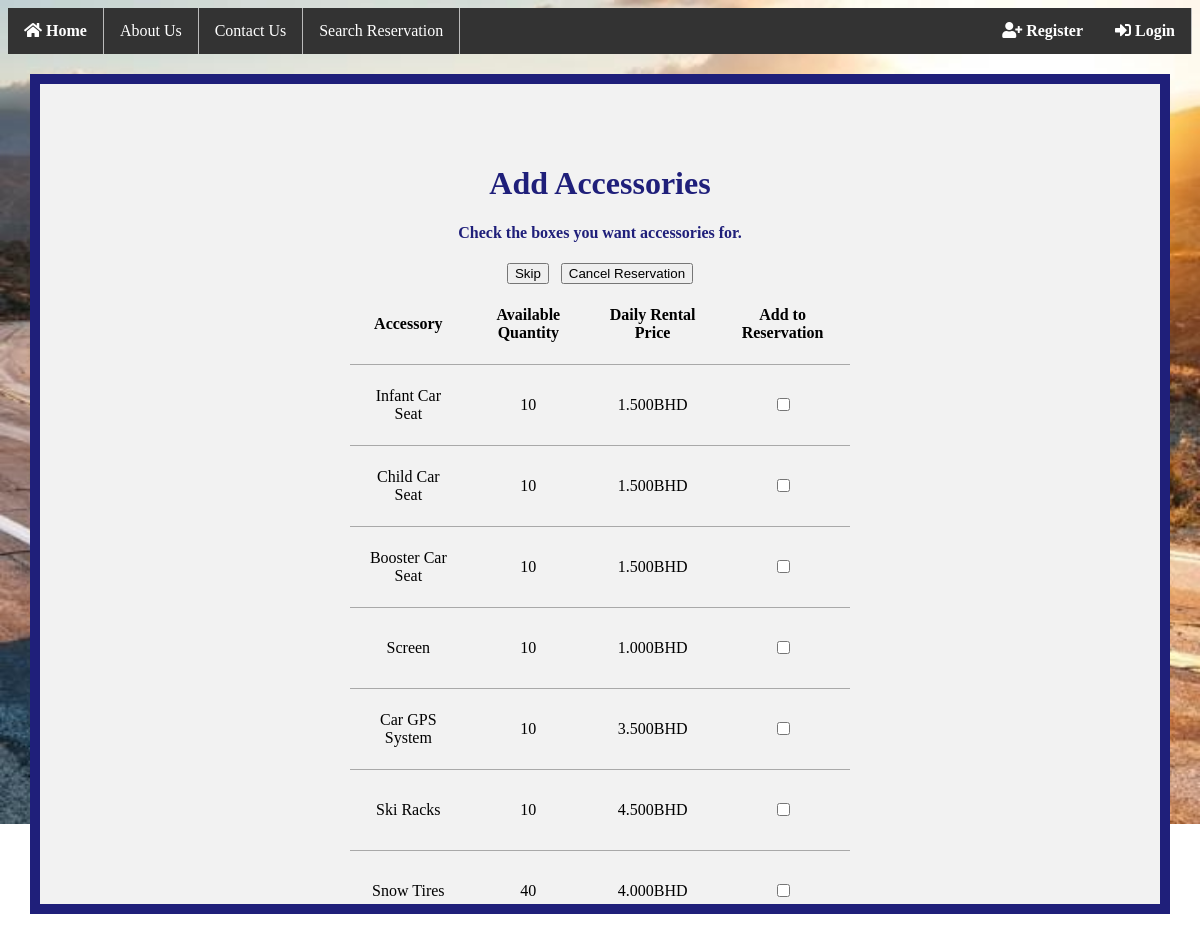
Screenshot of /accessories.php with the database file from the repository.
### tables this page shows
CREATE TABLE `accessories` (
  `id` smallint(5) UNSIGNED NOT NULL,
  `accessory` varchar(20) NOT NULL COMMENT 'e.g. child seat, GPS',
  `daily_rental_price` decimal(6,3) NOT NULL,
  `available_qty` int(11) NOT NULL,
  `reserved_qty` int(11) NOT NULL COMMENT 'quantities used in ongoing reservations',
  `total_qty` int(11) NOT NULL,
  `created_at` timestamp NOT NULL DEFAULT CURRENT_TIMESTAMP,
  `updated_at` timestamp NOT NULL DEFAULT '0000-00-00 00:00:00'
);

### Database.php (called while the page is built, shortened)
<?php
class Database
{
    public static $instance = null;
    public $dblink = null;
    public static function getInstance()
    {
        if (is_null(self::$instance)) {
            self::$instance = new Database();
        }
        return self::$instance;
    }
    public function connect()
    {
        $this->dblink = mysqli_connect(
            '10.31.40.60', '20900029', '20900029', '20900029'
        )
        or die('CAN NOT CONNECT');
    }
    public function multiFetch($sql)
    {
        $result = [];
        $counter = 0;
        if ($sql != null || $sql != '') {
            if ($res = mysqli_query($this->dblink, $sql)) {
                while ($obj = mysqli_fetch_object($res)) {
                    $result[$counter] = $obj;
                    $counter++;
                }
            } else {
                var_dump(mysqli_error($this->dblink));
            }
            return $result;
        }
    }
}

### models/Accessories.php (called while the page is built, shortened)
<?php
if ($_SERVER['DOCUMENT_ROOT'] . '/Database.php')
{
    include_once $_SERVER['DOCUMENT_ROOT'] . '/Database.php';
} else {
    include_once '../Database.php';
}
class Accesssories
{
    public function listAll()
    {
        $db = Database::getInstance();
        $data = $db->multiFetch('SELECT * FROM accessories');
        return $data;
    }
}

### accessories.php (the view, shortened to what this page needs)
<!DOCTYPE html>
<?php
include_once 'models/Accessories.php';
$accessories = new Accesssories();
$accessoriesList = $accessories->listAll();
?>
<html>
    <head>
        <link rel="stylesheet" href="css/table.css">
    </head>
    <body>
        <?php
include_once 'Header.php';
?>
    <center>
        <div id="aboutsidebar" class="overflow">
            <h1>Add Accessories</h1>
            <h4>Check the boxes you want accessories for.</h4>
            <button onclick="location.href='customerinfo.php?car_id=<?php echo $car_id; ?>'" type="button">Skip</button>
            <button onclick="location.href='index.php'" type="button">Cancel Reservation</button>
            <form action="customerinfo.php" method="POST">
            <table>
                <tr>
                    <th>Accessory</th>
                    <th>Available Quantity</th>
                    <th>Daily Rental Price</th>
                    <th>Add to Reservation</th>
                </tr>
                <tbody>
                    <?php
if (!empty($accessoriesList)) {
    for ($i = 0; $i < count($accessoriesList); $i++) {
        echo '<tr><td>' . $accessoriesList[$i]->accessory . '</td>
        <td>' . $accessoriesList[$i]->available_qty . '</td>
        <td>' . $accessoriesList[$i]->daily_rental_price . 'BHD</td>
        <td><input type="checkbox" name="accessory_list[]" value="' . $accessoriesList[$i]->id . '"></td>
        </tr>';
    }
} else {
    echo '<p class="error">There was an error with accessories.</p>';
}
?>
                </tbody>
            </table>
            <br />
            </form>
        </div>
      </center>
    </body>
</html>

### Header.php (shortened to what this page needs)
<?php
$role = $_SESSION["role"];
?>
</head>
<link rel="stylesheet" type="text/css" href="css/cars.css">
<link rel="stylesheet" href="https://use.fontawesome.com/releases/v5.0.13/css/all.css">
<body>
    <div class="layer">
    <?php
    if ($role != 0){
    echo'  <ul >
        <li><a  href="index.php"><i class="fa fa-home"> Home</i></a></li>
        <li><a href="About.php"> About Us</a></li>
        <li><a href="contactUs.php">Contact Us</a></li>
        <li style="float:right"><a href="AdminHome.php"><span class="fas fa-sign-in-alt"> Admin Dashboard</span></a></li>
       <li style="float:right"><a href="logout.php"><span class="fas fa-sign-in-alt"> Logout</span></a></li>
</ul>'  ;
    }
    else{
       echo'  <ul >
        <li><a  href="index.php"><i class="fa fa-home"> Home</i></a></li>
        <li><a href="About.php"> About Us</a></li>
        <li><a href="contactUs.php">Contact Us</a></li>
        <li><a href="searchReservation.php">Search Reservation</a></li>
       <li style="float:right"><a href="LoginPage.php"><span class="fas fa-sign-in-alt"> Login</span></a></li>
  <li style="float:right"><a href="Register.php"><i class="fas fa-user-plus"> Register</i></a></li>
</ul>'  ;
    }
    ?>
</div>

### css/table.css (style rules this page uses)
table, th, td { border-bottom: 1px solid darkgray; border-collapse: collapse; vertical-align: center; }
table { width: 50%; }
th, td { text-align: center; height: 50px; padding: 15px; }
.overflow { overflow-x: auto; }

### css/cars.css (style rules this page uses)
body { background-image: url(../images/back.jpg); background-repeat: no-repeat; background-size: 100%; }
#aboutsidebar { width: 1000px; height: 700px; margin: 20px 10px; padding: 60px; border: 10px solid #1f1f7a; background-color: #f2f2f2; }
ul { list-style-type: none; margin: 0; padding: 0; overflow: hidden; background-color: #333; }
ul { position: -webkit-sticky; position: sticky; top: 0; }
li { float: left; border-right:1px solid #bbb; }
li:last-child { border-right: none; }
li a { display: block; color: white; text-align: center; padding: 14px 16px; text-decoration: none; }
h1 { color: #1f1f7a; }
h4 { color: #1f1f7a; font-size: 16px; }
h4 { font-size: 16px; }

### rows the page displays
accessories: accessory "Infant Car Seat", available_qty "10", daily_rental_price "1.500"
accessories: accessory "Child Car Seat", available_qty "10", daily_rental_price "1.500"
accessories: accessory "Booster Car Seat", available_qty "10", daily_rental_price "1.500"
accessories: accessory "Screen", available_qty "10", daily_rental_price "1.000"
accessories: accessory "Car GPS System", available_qty "10", daily_rental_price "3.500"
accessories: accessory "Ski Racks", available_qty "10", daily_rental_price "4.500"
accessories: accessory "Snow Tires", available_qty "40", daily_rental_price "4.000"
